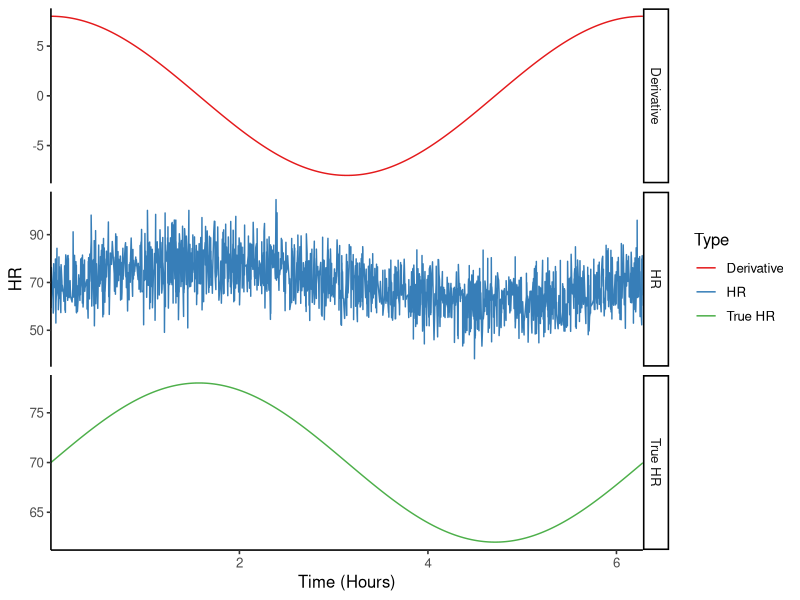

Source code (R):
## ---- chunk 1
#| message: false
#| warning: false
# A quick peek into the R logic
x <- runif(2000, 0, 2*pi) |> sort()
y_true <- 70 + 8 * sin(x)
y_deriv <- 8 * cos(x)
y <- y_true + rnorm(2000, 0, 8)

heart_data <- data.frame(Time = rep(x, times = 3), 
                         HR = c(y, y_true, y_deriv),
                         Type = rep(x = c("HR", "True HR", "Derivative"), each = 2000))

library(ggplot2)

theme_set(new = theme_classic(base_size = 12))

ggplot(heart_data, aes(Time, HR, col = Type)) +
    facet_grid(rows = vars(Type), scales = "free_y") +
    geom_line() +
    scale_x_continuous(expand = c(0,0)) +
    scale_color_brewer(type = "qual", palette = 6) +
    labs(x = "Time (Hours)")
